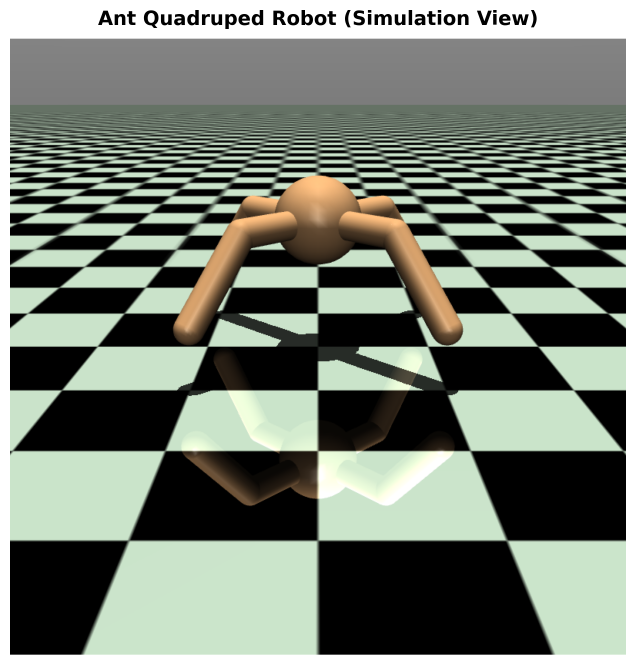
#> input picture paper/figures/realant_simulation_final.png, 1908 x 1994 px, found by its file name (shown at 1/3 size)
$ python combine_robot_images.py
#> lines starting #> are read from the running program, lines starting #| are printed output that depends on the picture
#!/usr/bin/env python3
"""
Combine robot simulation and joint diagram into single side-by-side image
"""

import matplotlib.pyplot as plt
import matplotlib.image as mpimg
from matplotlib.backends.backend_pdf import PdfPages
from pathlib import Path
import numpy as np
import subprocess

# Convert PDF to PNG using ImageMagick or similar
figures_dir = Path("/Users/anandpatel/Documents/4th Year/robust-quadruped-rl/paper/figures")

# First, convert the PDF to PNG if needed
pdf_path = figures_dir / "joint_numbering_diagram.pdf"
png_path = figures_dir / "joint_numbering_diagram_temp.png"

# Use matplotlib to display PDF content directly
# We'll read both images and display them side by side

# Load the robot simulation image
robot_img = mpimg.imread(figures_dir / "realant_simulation_final.png")
#> robot_img is the input picture: shape (1994, 1908, 4) float32; mean R, G, B, A 0.464, 0.495, 0.451, 1

# Use the ULTRA HIGH RESOLUTION converted PDF diagram
diagram_img = mpimg.imread(figures_dir / "joint_numbering_diagram_ultra_hd.png")
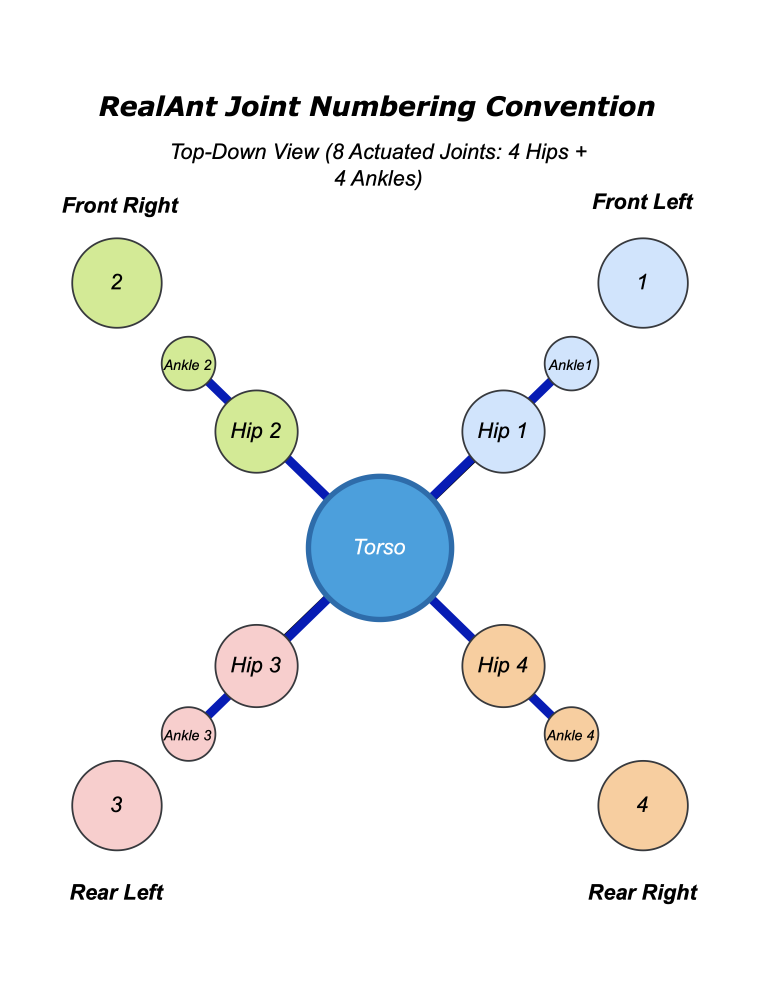
#> input picture paper/figures/joint_numbering_diagram_ultra_hd.png, 2272 x 3000 px, found by its file name (shown at 1/3 size)
#> diagram_img is the input picture: shape (3000, 2272, 4) float32; mean R, G, B, A 0.0688, 0.0738, 0.0747, 0.117

# Create figure with two subplots side by side with ZERO spacing
fig, (ax1, ax2) = plt.subplots(1, 2, figsize=(12, 5), gridspec_kw={'wspace': 0.0})

# Display images with no interpolation for maximum sharpness
# Crop robot image to remove its title (assuming title is in top ~15% of image)
robot_img_cropped = robot_img[int(robot_img.shape[0]*0.15):, :, :]
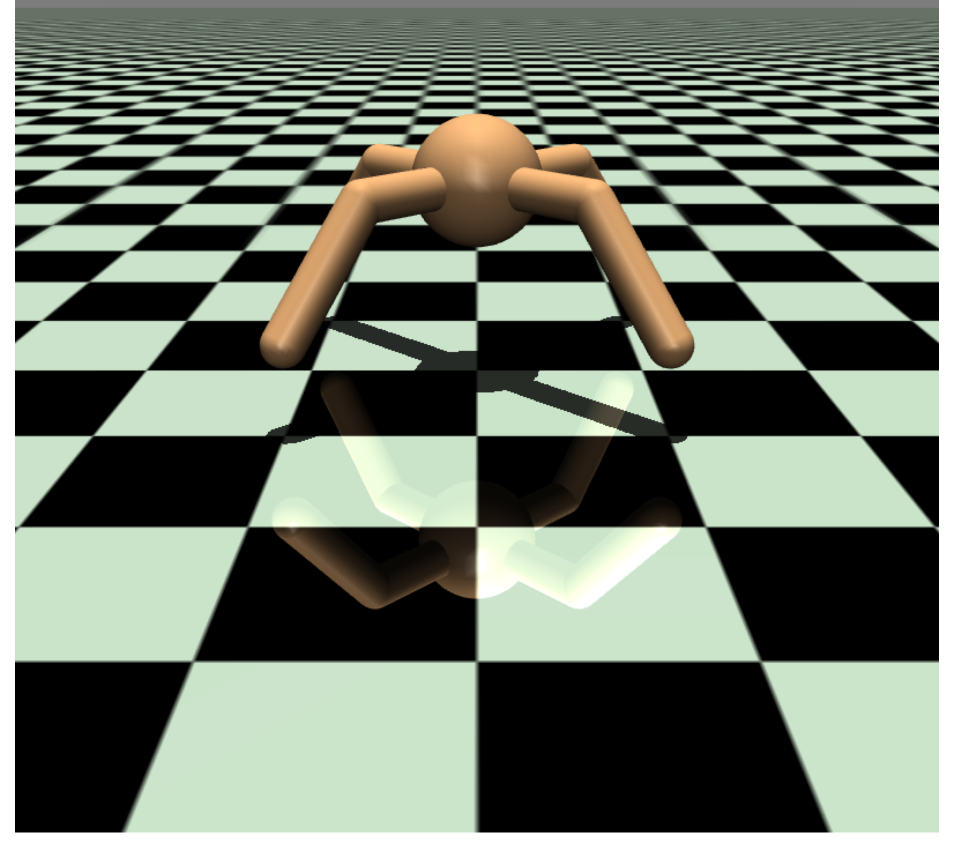
#> robot_img_cropped: shape (1695, 1908, 4) float32 (shown at 1/2 size); mean R, G, B, A 0.434, 0.466, 0.418, 1
ax1.imshow(robot_img_cropped, interpolation='none')
ax1.axis('off')
ax1.set_title('(a) Simulated Robot', fontsize=12, pad=5)

ax2.imshow(diagram_img, interpolation='none')
ax2.axis('off')
ax2.set_title('(b) Joint Labeling Diagram', fontsize=12, pad=5)

# Add overall title
fig.suptitle('RealAnt Quadruped Robot', fontsize=14, fontweight='bold', y=0.98)

# Adjust spacing with ZERO padding for minimum space
plt.tight_layout(rect=[0, 0, 1, 0.95], w_pad=0.0)

# Save combined figure at ULTRA HIGH DPI
output_file = figures_dir / "realant_combined_figure.png"
plt.savefig(output_file, dpi=600, bbox_inches='tight', facecolor='white')
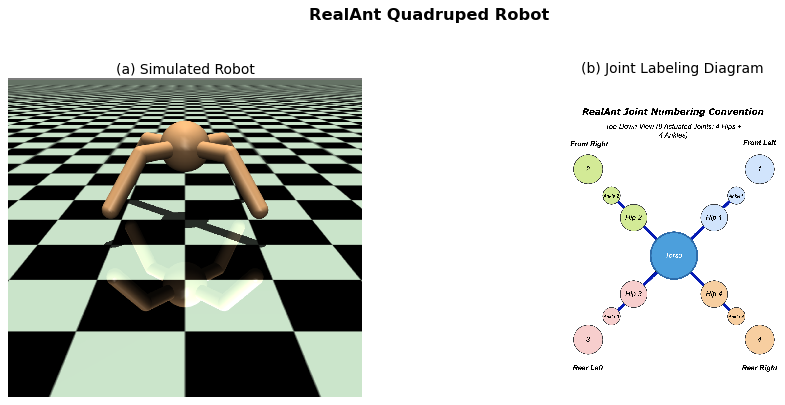
#> figure drawn by matplotlib, 2 panels
print(f" Combined figure saved to: {output_file}")

# Also save as PDF with high quality
output_file_pdf = figures_dir / "realant_combined_figure.pdf"
plt.savefig(output_file_pdf, dpi=600, bbox_inches='tight', format='pdf', facecolor='white')
print(f" PDF version saved to: {output_file_pdf}")

plt.close()

print("\n SUCCESS: Combined figure created with proper spacing")
